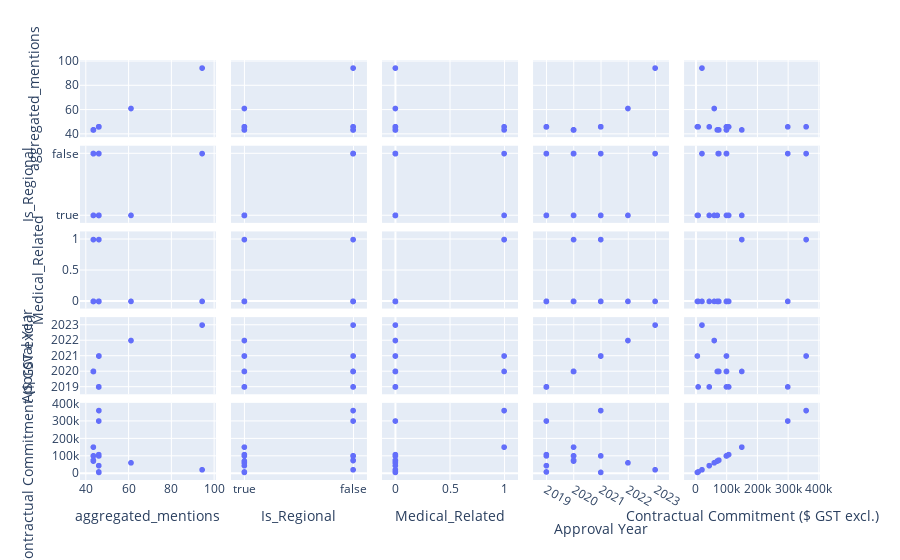

Notebook code for this chart:
### Code cell
px.scatter_matrix(combined_df)

### Figure 1 — Plotly figure (JSON) as saved in the notebook; plotly's stock layout.template omitted (floating-point values rounded to 4 significant figures)
{"data": [{"dimensions": [{"axis": {"matches": true}, "label": "aggregated_mentions", "values": [46.08, 46.08, 46.08, 46.08, 46.08, 43.55, 43.55, 43.55, 43.55, 43.55, 43.55, 46.14, 46.14, 46.14, 61.21, 94.57]}, {"axis": {"matches": true}, "label": "Is_Regional", "values": [true, true, true, false, false, true, false, true, false, false, false, true, false, true, true, false]}, {"axis": {"matches": true}, "label": "Medical_Related", "values": [0, 0, 0, 0, 0, 0, 0, 1, 0, 0, 0, 0, 1, 0, 0, 0]}, {"axis": {"matches": true}, "label": "Approval Year", "values": [2019, 2019, 2019, 2019, 2019, 2020, 2020, 2020, 2020, 2020, 2020, 2021, 2021, 2021, 2022, 2023]}, {"axis": {"matches": true}, "label": "Contractual Commitment ($ GST excl.)", "values": [43750, 7500, 107084, 100000, 300000, 70000, 72986, 150000, 75000, 100000, 100000, 100000, 360000, 5000, 60000, 20000]}], "hovertemplate": "%{xaxis.title.text}=%{x}<br>%{yaxis.title.text}=%{y}<extra></extra>", "legendgroup": "", "marker": {"color": "#636efa", "symbol": "circle"}, "name": "", "showlegend": false, "type": "splom"}], "layout": {"dragmode": "select", "legend": {"tracegroupgap": 0}, "margin": {"t": 60}}}
